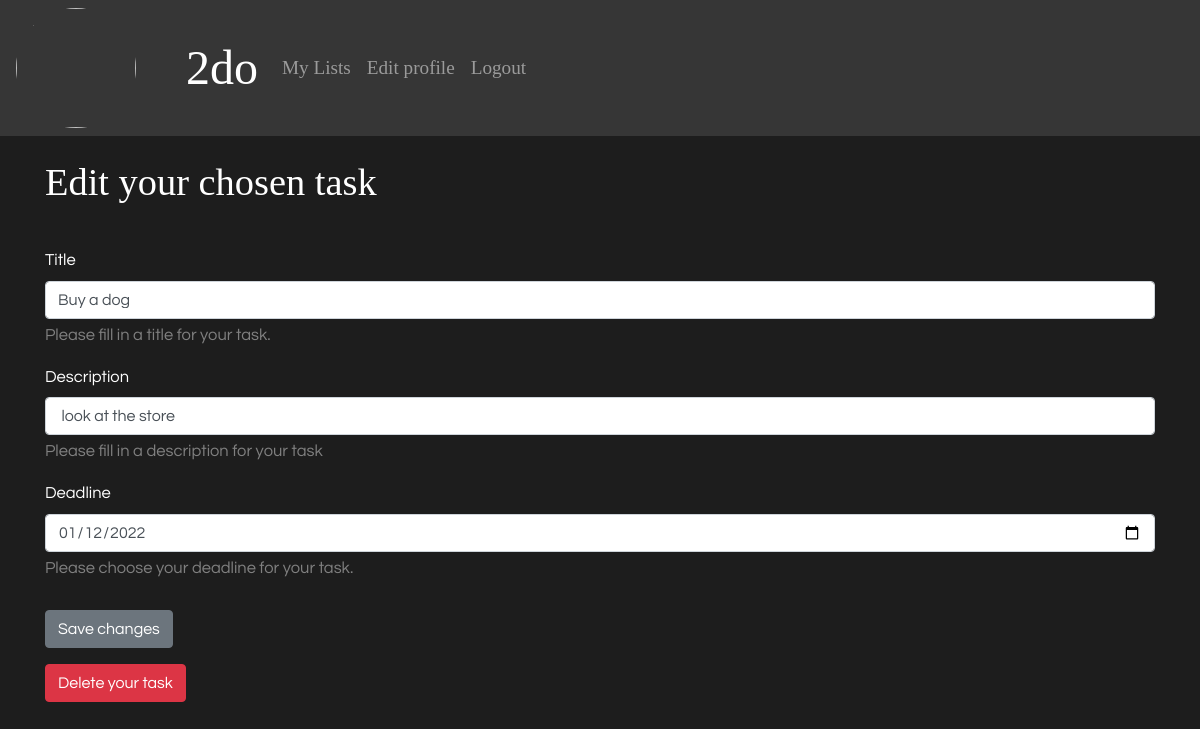
The app's page /redirecting/updatetask.php?taskId=93 (signed in) with its own data.
### tables this page shows
CREATE TABLE tasks (id integer primary key autoincrement, title varchar, description varchar, deadline date, completed boolean, list_id integer);

### app/functions.php (called while the page is built, shortened)
<?php
function getTaskById($database, $id): array
{
    $sql = $database->prepare('SELECT * FROM tasks WHERE id = :id');
    $sql->bindParam(':id', $id, PDO::PARAM_INT);
    $sql->execute();
    $task = $sql->fetch(PDO::FETCH_ASSOC);
    return $task;
}

### redirecting/updatetask.php (the view, shortened to what this page needs)
<?php require __DIR__ . '/../app/autoload.php'; ?>
<?php require __DIR__ . '/../views/header.php'; ?>
<?php $id = $_GET['taskId']; ?>
<?php $task = getTaskById($database, $id); ?>
<h1>Edit your chosen task</h1> <br>
<form action=" /../app/tasks/updatetask.php" method="post">
    <div class="mb-3">
        <label for="title">Title </label>
        <input class="form-control" type="name" name="title" id="title" value="<?= $task['title']; ?> ">
        <small class="form-text">Please fill in a title for your task.</small>
    </div>
    <div class="mb-3">
        <label for="tasks">Description</label>
        <input class="form-control" type="description" name="description" id="description" value=" <?php echo $task['description'] ?>">
        <small class="form-text">Please fill in a description for your task</small>
    </div>
    <div class="mb-3">
        <label for="deadline">Deadline</label>
        <input class="form-control" type="date" name="deadline" value="<?= $task['deadline']; ?>" id="deadline">
        <small class="form-text">Please choose your deadline for your task.</small>
        <br>
        <button name="task" type="submit" class="btn btn-secondary">Save changes</button>
    </div>
</form>
<form action="/app/tasks/deletetask.php" method="post">
    <button type="submit" class="btn btn-danger">Delete your task</button>
</form>

### assets/styles/global.css (style rules this page uses)
* { box-sizing: border-box; margin: 0; padding: 0; }
body { background-color: rgb(29, 29, 29); color: white; height: 100%; }

### assets/styles/typography.css (style rules this page uses)
h1 { margin-top: -25px; font-family: Syne; font-size: 2.4rem; }
.form-text, label, input, button { font-family: Questrial; font-size: 16.5px; }

### assets/styles/forms.css (style rules this page uses)
.mb-3 { margin-top: 10px; }
.form-text { color: grey; margin-bottom: 5px; }

### records on screen
tasks: title "Buy a dog", description "look at the store", deadline "01/12/2022"

### other values on screen
$config['title'] "2do"
